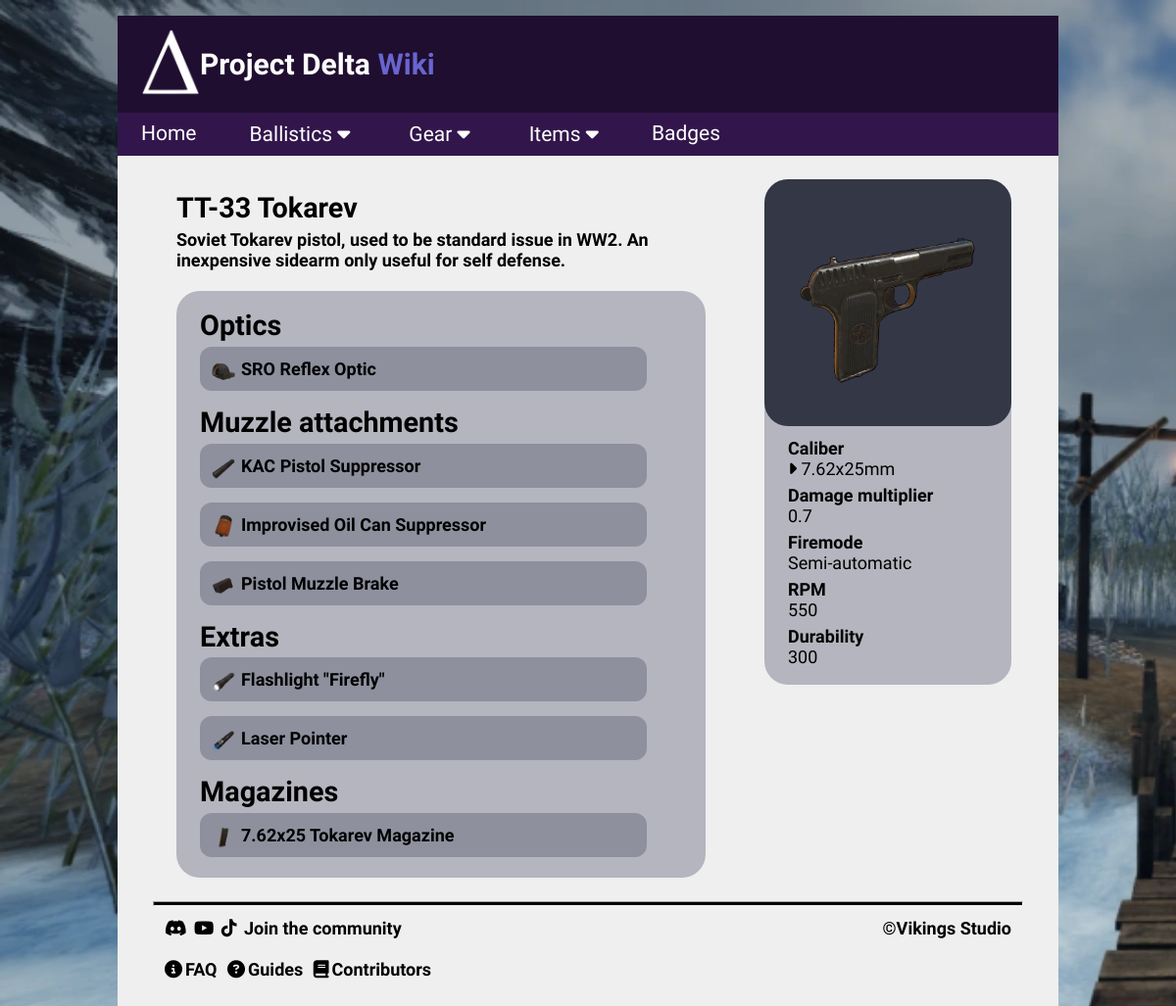
Screenshot of /weapon/1 with the database file from the repository.
### tables this page shows
CREATE TABLE weapons (id INTEGER PRIMARY KEY, name TEXT, type TEXT REFERENCES weapon_types (type), caliber_id INTEGER REFERENCES calibers (id), fire_mode TEXT, RPM INTEGER, durability INTEGER, dmg_mult INTEGER DEFAULT (1), description TEXT, image TEXT);

CREATE TABLE attachments (id INTEGER PRIMARY KEY, name TEXT, type TEXT, zoom TEXT, "recoil.v" INTEGER, "recoil.h" INTEGER, mobility INTEGER, durability INTEGER, description TEXT, image TEXT);

CREATE TABLE magazines (id INTEGER PRIMARY KEY, name TEXT, caliber_id REFERENCES calibers (id), capacity INTEGER, recoil_h INTEGER, recoil_v INTEGER, mobility INTEGER, description TEXT, image TEXT);

CREATE TABLE calibers (id INTEGER PRIMARY KEY, name TEXT);

### Flask/routes.py (the view)
@app.route("/weapon/<int:id>")  # route for guns
def weapon(id):
    conn = sqlite3.connect('delta.db')
    cur = conn.cursor()  # fetch caliber name based on caliber id
    cur.execute("SELECT "
                "weapons.id, "
                "weapons.name, "
                "weapons.type, "
                "calibers.name AS caliber_name, "
                "weapons.fire_mode, "
                "weapons.RPM, "
                "weapons.durability, "
                "weapons.description, "
                "weapons.image, "
                "weapons.dmg_mult "
                "FROM weapons "
                "JOIN calibers ON weapons.caliber_id = calibers.id "
                "WHERE weapons.id = ?", (id,))
    results = cur.fetchone()
    index_range_handler(results)  # check for list index out of range error
    cur.execute("SELECT id, name, image FROM attachments "
                "WHERE id IN (SELECT attachment_id FROM weapon_attachments "
                "WHERE weapon_id = ?) "
                "AND type = ?", (id, "Optic"))
    optics = cur.fetchall()
    cur.execute("SELECT id, name, image FROM attachments "
                "WHERE id IN (SELECT attachment_id FROM weapon_attachments "
                "WHERE weapon_id = ?) "
                "AND type = ?", (id, "Muzzle"))
    muzzles = cur.fetchall()
    cur.execute("SELECT id, name, image FROM attachments "
                "WHERE id IN (SELECT attachment_id FROM weapon_attachments "
                "WHERE weapon_id = ?) "
                "AND type = ?", (id, "Extra"))
    extras = cur.fetchall()
    cur.execute("SELECT id, name, image FROM magazines "
                "WHERE id IN (SELECT magazine_id FROM weapon_magazines "
                "WHERE weapon_id = ?)", (id,))
    magazines = cur.fetchall()
    conn.close()
    return render_template('detail/weapon.html',
                           weapon=results,
                           optics=optics,
                           muzzles=muzzles,
                           extras=extras,
                           magazines=magazines,
                           title=results[1])

### Flask/routes.py (called while the page is built)
def index_range_handler(results):  # call for any dynamic route that uses ID
    if not results:
        abort(404)  # if index doesn't exist, abort(404) instead of crashing

### Flask/templates/detail/weapon.html
{% extends "partials/layout.html" %}
{% block content %}
<div class="topic">
    <div>
        <h3>{{weapon[1]}}</h3>
        <h5>{{weapon[7]}}
        <br><br>
        {% if optics or attachments or magazines %}
        <div class="link-list">
            {% if optics %}
            <h3>Optics</h3>
            <h5>
                {% for optic in optics %}
                <div class="link-row">
                    <img src="/static/images/ballistics/attachments/{{optic[2]}}" class="link-icon">
                    <a href="{{ url_for('attachment', id=optic[0]) }}">
                        {{optic[1]}}
                    </a>
                </div>
                {% endfor %}
            </h5>
            {% endif %}
            {% if muzzles %}
            <h3>Muzzle attachments</h3>
            <h5>
                {% for muzzle in muzzles %}
                <div class="link-row">
                    <img src="/static/images/ballistics/attachments/{{muzzle[2]}}" class="link-icon">
                    <a href="{{ url_for('attachment', id=muzzle[0]) }}">
                        {{muzzle[1]}}
                    </a>
                </div>
                {% endfor %}
            </h5>
            {% endif %}
            {% if extras %}
            <h3>Extras</h3>
            <h5>
                {% for extra in extras %}
                <div class="link-row">
                    <img src="/static/images/ballistics/attachments/{{extra[2]}}" class="link-icon">
                    <a href="{{ url_for('attachment', id=extra[0]) }}">
                         {{extra[1]}}
                    </a>
                </div>
                {% endfor %}
            </h5>
            {% endif %}
            {% if magazines %}
            <h3>Magazines</h3>
            <h5>
                {% for magazine in magazines %}
                <div class="link-row">
                    <img src="/static/images/ballistics/magazines/{{magazine[2]}}" class="link-icon">
                    <a href="{{ url_for('magazine', id=magazine[0]) }}">
                         {{magazine[1]}}
                    </a>
                </div>
                {% endfor %}
            </h5>
            {% endif %}
        </div>
        {% endif %}
        </h5>
    </div>
        <div class="topic-box">
            <img src="/static/images/ballistics/weapons/{{weapon[8]}}" class="topic-icon">
            <a href="{{ url_for('item_category_list', resource='ammunition', search=weapon[3])}}">
                <h6 class="topic-row">Caliber <br> <span class="lighter"><i class="fa-solid fa-caret-right"></i> {{weapon[3]}}</span></h6>
            </a>
            {% if weapon[9] != 0 %}
            <h6 class="topic-row">Damage multiplier <br> <span class="lighter">{{weapon[9]}}</span></h6>
            {% endif %}
            <h6 class="topic-row">Firemode <br> <span class="lighter">{{weapon[4]}}</span></h6>
            <h6 class="topic-row">RPM <br> <span class="lighter">{{weapon[5]}}</span></h6>
            <h6 class="topic-row">Durability <br> <span class="lighter">{{weapon[6]}}</span></h6>
        </div>
</div>
{% endblock %}

### Flask/static/css/style.css (style rules this page uses)
body { background-image: url("../images/background.png"); background-repeat: no-repeat; background-size: cover; background-attachment: fixed; margin: 0; font-family: "Raleway"; }
a { color: black; text-decoration: none; display: inline-block; transition-duration: 0.3s; }
.lighter { font-weight: lighter; }
h3 { color: black; font-size: 2.4vw; margin-top: 1vw; margin-left: 2vw; font-family: 'Bungee'; }
h5 { display: block; color: black; font-size: 1.5vw; margin: -2vw 5vw 0 2vw; }
h5 a { font-size: 1.5vw; margin-bottom: 1vw; }
h6 { color: black; font-size: 1.5vw; text-align: left; margin: 0 0 0.5vw 2vw; transition-duration: 0.3s; }
.topic { display: flex; margin: 2vw 4vw 2vw 3vw; flex: 1 1 auto; }
.topic-box { display: flex; flex-direction: column; background-color: #b4b5be; border-radius: 2vw; padding-bottom: 1vw; margin: 0 0 auto auto; }
.topic-icon { display: block; width: 15vw; height: 15vw; padding: 3vw; background-color: #343746; border-radius: 2vw; margin-bottom: 1vw; transition-duration: 0.3s; }
.topic-row { display: block }
.link-list { background-color: #b4b5be; padding-top: 0.5vw; padding-bottom: 0.5vw; border-radius: 2vw; }
.link-row { display: flex; flex: 1 1 auto; background-color: #8e909e; padding: 1vw 0 0 1vw; margin-bottom: 1.25vw; border-radius: 1vw; }
.link-row a { margin-left: 0.5vw; }
.link-icon { width: 2vw; height: 2vw; }

### rows the page displays
weapons: name "TT-33 Tokarev", description "Soviet Tokarev pistol, used to be standard issue in WW2. An inexpensive sidearm only useful for self defense.", image (picture), dmg_mult "0.7", fire_mode "Semi-automatic", RPM "550", durability "300"
attachments: image (picture), name "SRO Reflex Optic"
attachments: image (picture), name "KAC Pistol Suppressor"
attachments: image (picture), name "Improvised Oil Can Suppressor"
attachments: image (picture), name "Pistol Muzzle Brake"
attachments: image (picture), name "Flashlight \"Firefly\""
attachments: image (picture), name "Laser Pointer"
magazines: image (picture), name "7.62x25 Tokarev Magazine"
calibers: name "7.62x25mm"
